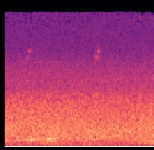
#> input picture Birdcalls Dataset/example_test_image/BLKFR-10-CPL_20190611_093000_110.jpg, 154 x 150 px, found by its file name; its folder holds only this picture in this run
$ jupyter execute --allow-errors 'Birdcall Project.ipynb'
#> lines starting #> are read from the running program, lines starting #| are printed output that depends on the picture
[cell 1]
# Preparations for Deep Learning (from ChatGPT)
import cv2
import numpy as np
import os
import pandas as pd
from skimage.feature import local_binary_pattern
# Set path to your spectrogram images (e.g., 'train_images/' on Kaggle)
img_dir = "/Users/lorraineyang/Desktop/Summer/Birdcall Identification/Birdcall Dataset/example_test_image"
# List all image filenames
image_files = [f for f in os.listdir(img_dir) if f.endswith(".jpg") or f.endswith(".png")]
def extract_features(img_path):
    # Load image in grayscale
    img = cv2.imread(img_path, cv2.IMREAD_GRAYSCALE)
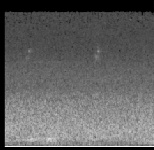
#> img: shape (150, 154); min 0, max 250, mean 96.8
    # Resize for consistency
    img = cv2.resize(img, (128, 128))
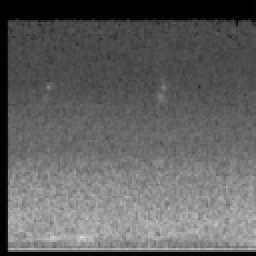
#> img: shape (128, 128) (shown 2 times larger); min 0, max 214, mean 96.7
    # Pixel stats
    mean_val = np.mean(img)
#> mean_val = 96.7
    std_val = np.std(img)
#> std_val = 46.89
    min_val = np.min(img)
#> min_val = 0
    max_val = np.max(img)
#> max_val = 214
    # Histogram of pixel intensities
    hist = cv2.calcHist([img], [0], None, [32], [0, 256])  # 32-bin histogram
#> hist = 32 values, max 2663 at index 9, min 0 at index 27, mean 512
    hist = hist.flatten() / np.sum(hist)  # normalize
#> hist = 32 values, max 0.163 at index 9, min 0 at index 27, mean 0.0312
    # Texture: Local Binary Pattern
    lbp = local_binary_pattern(img, P=8, R=1, method='uniform')
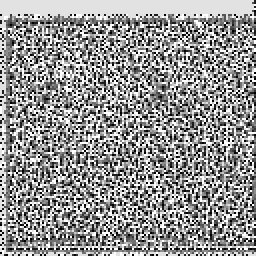
#> lbp: shape (128, 128) float64 (shown 2 times larger); min 0, max 9, mean 5.26; drawn with min black and max white
    lbp_hist, _ = np.histogram(lbp.ravel(), bins=np.arange(0, 11), density=True)
#> lbp_hist = [0.0788, 0.0949, 0.057, 0.0854, 0.0827, 0.0923, 0.077, 0.0863, 0.178, 0.167]
    # Combine features into a single array
    features = np.concatenate([[mean_val, std_val, min_val, max_val], hist, lbp_hist])
#> features = 46 values, max 214 at index 3, min 0 at index 2, mean 7.82
    return features
X = []
y = []
for file in image_files:
    label = 1 if "corn_bunting" in file else 0  # adjust based on filename structure
    features = extract_features(os.path.join(img_dir, file))

    X.append(features)
    y.append(label)
# Turn into a DataFrame
df = pd.DataFrame(X)
#> df = table of 1 rows and 46 columns
df["label"] = y
df
#> Out = table of 1 rows and 47 columns

$ run again, on Birdcalls Dataset/example_test_image/BLKFR-10-CPL_20190611_093000_75.jpg
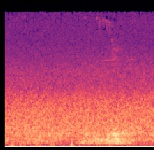
#> input picture Birdcalls Dataset/example_test_image/BLKFR-10-CPL_20190611_093000_75.jpg, 154 x 150 px, found by its file name
#> in extract_features, `img = cv2.resize(img, (128, 128))`:
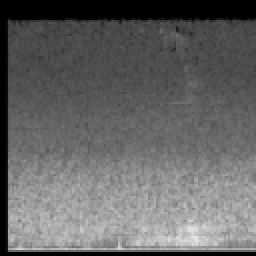
#> img: shape (128, 128) (shown 2 times larger); min 0, max 232, mean 100.8
#> mean_val = 100.8
#> std_val = 51.05
#> min_val = 0
#> max_val = 232
#> in extract_features, `hist = cv2.calcHist([img], [0], None, [32], [0, 256])`: hist = 32 values, max 2358 at index 9, min 0 at index 30, mean 512
#> in extract_features, `hist = hist.flatten() / np.sum(hist)`: hist = 32 values, max 0.144 at index 9, min 0 at index 30, mean 0.0312
#> in extract_features, `lbp = local_binary_pattern(img, P=8, R=1, method='uniform')`:
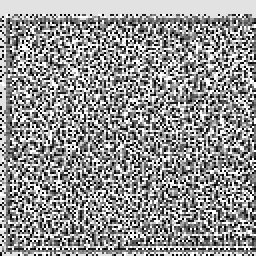
#> lbp: shape (128, 128) float64 (shown 2 times larger); min 0, max 9, mean 5.21; drawn with min black and max white
#> lbp_hist = [0.0755, 0.097, 0.0633, 0.0866, 0.0836, 0.0937, 0.0748, 0.0889, 0.176, 0.161]
#> features = 46 values, max 232 at index 3, min 0 at index 2, mean 8.39
#> df = table of 1 rows and 46 columns
#> Out = table of 1 rows and 47 columns

$ run again, on Birdcalls Dataset/example_test_image/BLKFR-10-CPL_20190611_093000_80.jpg
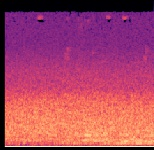
#> input picture Birdcalls Dataset/example_test_image/BLKFR-10-CPL_20190611_093000_80.jpg, 154 x 150 px, found by its file name
#> in extract_features, `img = cv2.resize(img, (128, 128))`:
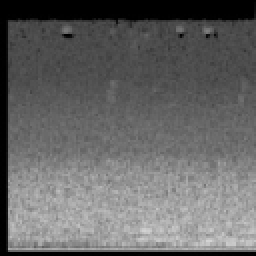
#> img: shape (128, 128) (shown 2 times larger); min 0, max 212, mean 101.4
#> mean_val = 101.4
#> std_val = 50.96
#> min_val = 0
#> max_val = 212
#> in extract_features, `hist = cv2.calcHist([img], [0], None, [32], [0, 256])`: hist = 32 values, max 2409 at index 9, min 0 at index 27, mean 512
#> in extract_features, `hist = hist.flatten() / np.sum(hist)`: hist = 32 values, max 0.147 at index 9, min 0 at index 27, mean 0.0312
#> in extract_features, `lbp = local_binary_pattern(img, P=8, R=1, method='uniform')`:
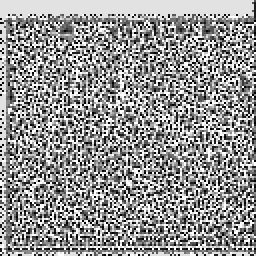
#> lbp: shape (128, 128) float64 (shown 2 times larger); min 0, max 9, mean 5.24; drawn with min black and max white
#> lbp_hist = [0.0794, 0.0957, 0.061, 0.0864, 0.0776, 0.0916, 0.0718, 0.0921, 0.178, 0.166]
#> features = 46 values, max 212 at index 3, min 0 at index 2, mean 7.96
#> df = table of 1 rows and 46 columns
#> Out = table of 1 rows and 47 columns

$ run again, on Birdcalls Dataset/example_test_image/ORANGE-7-CAP_20190606_093000_130.jpg
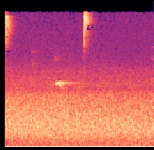
#> input picture Birdcalls Dataset/example_test_image/ORANGE-7-CAP_20190606_093000_130.jpg, 154 x 150 px, found by its file name
#> in extract_features, `img = cv2.resize(img, (128, 128))`:
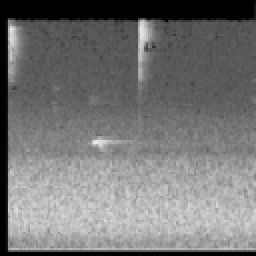
#> img: shape (128, 128) (shown 2 times larger); min 0, max 236, mean 116.9
#> mean_val = 116.9
#> std_val = 56.98
#> min_val = 0
#> max_val = 236
#> in extract_features, `hist = cv2.calcHist([img], [0], None, [32], [0, 256])`: hist = 32 values, max 2508 at index 11, min 0 at index 30, mean 512
#> in extract_features, `hist = hist.flatten() / np.sum(hist)`: hist = 32 values, max 0.153 at index 11, min 0 at index 30, mean 0.0312
#> in extract_features, `lbp = local_binary_pattern(img, P=8, R=1, method='uniform')`:
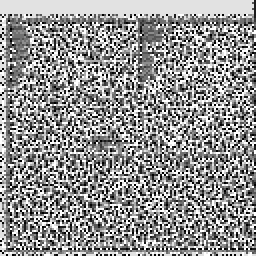
#> lbp: shape (128, 128) float64 (shown 2 times larger); min 0, max 9, mean 5.21; drawn with min black and max white
#> lbp_hist = [0.0745, 0.0921, 0.0638, 0.0915, 0.0901, 0.0926, 0.0742, 0.087, 0.171, 0.163]
#> features = 46 values, max 236 at index 3, min 0 at index 2, mean 8.95
#> df = table of 1 rows and 46 columns
#> Out = table of 1 rows and 47 columns

$ run again, on Birdcalls Dataset/example_test_image/BLKFR-10-CPL_20190611_093000_260.jpg
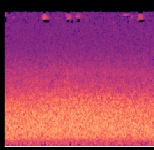
#> input picture Birdcalls Dataset/example_test_image/BLKFR-10-CPL_20190611_093000_260.jpg, 154 x 150 px, found by its file name
#> in extract_features, `img = cv2.resize(img, (128, 128))`:
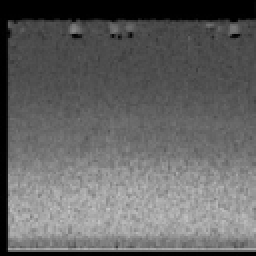
#> img: shape (128, 128) (shown 2 times larger); min 0, max 198, mean 99.5
#> mean_val = 99.49
#> std_val = 49.23
#> min_val = 0
#> max_val = 198
#> in extract_features, `hist = cv2.calcHist([img], [0], None, [32], [0, 256])`: hist = 32 values, max 2468 at index 9, min 0 at index 25, mean 512
#> in extract_features, `hist = hist.flatten() / np.sum(hist)`: hist = 32 values, max 0.151 at index 9, min 0 at index 25, mean 0.0312
#> in extract_features, `lbp = local_binary_pattern(img, P=8, R=1, method='uniform')`:
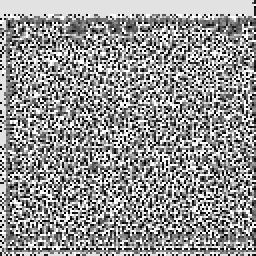
#> lbp: shape (128, 128) float64 (shown 2 times larger); min 0, max 9, mean 5.24; drawn with min black and max white
#> lbp_hist = [0.0794, 0.0945, 0.0571, 0.0864, 0.0837, 0.0908, 0.0771, 0.0879, 0.178, 0.165]
#> features = 46 values, max 198 at index 3, min 0 at index 2, mean 7.58
#> df = table of 1 rows and 46 columns
#> Out = table of 1 rows and 47 columns
